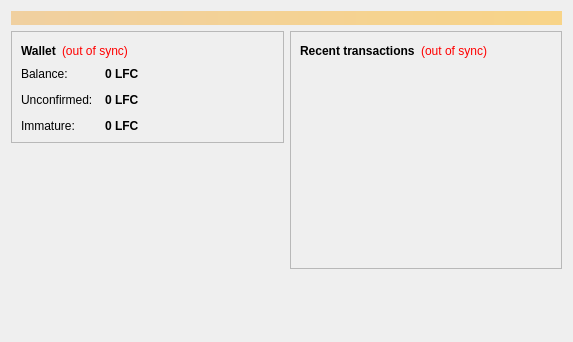
<?xml version="1.0" encoding="UTF-8"?>
<ui version="4.0">
 <class>OverviewPage</class>
 <widget class="QWidget" name="OverviewPage">
  <property name="geometry">
   <rect>
    <x>0</x>
    <y>0</y>
    <width>573</width>
    <height>342</height>
   </rect>
  </property>
  <property name="windowTitle">
   <string>Form</string>
  </property>
  <layout class="QVBoxLayout" name="topLayout">
   <item>
    <widget class="QLabel" name="labelAlerts">
     <property name="visible">
      <bool>false</bool>
     </property>
     <property name="styleSheet">
      <string notr="true">background-color: qlineargradient(x1: 0, y1: 0, x2: 1, y2: 0, stop:0 #F0D0A0, stop:1 #F8D488); color:#000000;</string>
     </property>
     <property name="wordWrap">
      <bool>true</bool>
     </property>
     <property name="margin">
      <number>3</number>
     </property>
    </widget>
   </item>
   <item>
    <layout class="QHBoxLayout" name="horizontalLayout" stretch="1,1">
     <item>
      <layout class="QVBoxLayout" name="verticalLayout_2">
       <item>
        <widget class="QFrame" name="frame">
         <property name="frameShape">
          <enum>QFrame::StyledPanel</enum>
         </property>
         <property name="frameShadow">
          <enum>QFrame::Raised</enum>
         </property>
         <layout class="QVBoxLayout" name="verticalLayout_4">
          <item>
           <layout class="QHBoxLayout" name="horizontalLayout_4">
            <item>
             <widget class="QLabel" name="label_5">
              <property name="font">
               <font>
                <weight>75</weight>
                <bold>true</bold>
               </font>
              </property>
              <property name="text">
               <string>Wallet</string>
              </property>
             </widget>
            </item>
            <item>
             <widget class="QLabel" name="labelWalletStatus">
              <property name="toolTip">
               <string>The displayed information may be out of date. Your wallet automatically synchronizes with the Lifefuturecoin network after a connection is established, but this process has not completed yet.</string>
              </property>
              <property name="styleSheet">
               <string notr="true">QLabel { color: red; }</string>
              </property>
              <property name="text">
               <string notr="true">(out of sync)</string>
              </property>
              <property name="alignment">
               <set>Qt::AlignLeading|Qt::AlignLeft|Qt::AlignVCenter</set>
              </property>
             </widget>
            </item>
            <item>
             <spacer name="horizontalSpacer_2">
              <property name="orientation">
               <enum>Qt::Horizontal</enum>
              </property>
              <property name="sizeHint" stdset="0">
               <size>
                <width>40</width>
                <height>20</height>
               </size>
              </property>
             </spacer>
            </item>
           </layout>
          </item>
          <item>
           <layout class="QFormLayout" name="formLayout_2">
            <property name="fieldGrowthPolicy">
             <enum>QFormLayout::AllNonFixedFieldsGrow</enum>
            </property>
            <property name="horizontalSpacing">
             <number>12</number>
            </property>
            <property name="verticalSpacing">
             <number>12</number>
            </property>
            <item row="0" column="0">
             <widget class="QLabel" name="label">
              <property name="text">
               <string>Balance:</string>
              </property>
             </widget>
            </item>
            <item row="0" column="1">
             <widget class="QLabel" name="labelBalance">
              <property name="font">
               <font>
                <weight>75</weight>
                <bold>true</bold>
               </font>
              </property>
              <property name="cursor">
               <cursorShape>IBeamCursor</cursorShape>
              </property>
              <property name="toolTip">
               <string>Your current balance</string>
              </property>
              <property name="text">
               <string notr="true">0 LFC</string>
              </property>
              <property name="textInteractionFlags">
               <set>Qt::LinksAccessibleByMouse|Qt::TextSelectableByKeyboard|Qt::TextSelectableByMouse</set>
              </property>
             </widget>
            </item>
            <item row="1" column="0">
             <widget class="QLabel" name="label_3">
              <property name="text">
               <string>Unconfirmed:</string>
              </property>
             </widget>
            </item>
            <item row="1" column="1">
             <widget class="QLabel" name="labelUnconfirmed">
              <property name="font">
               <font>
                <weight>75</weight>
                <bold>true</bold>
               </font>
              </property>
              <property name="cursor">
               <cursorShape>IBeamCursor</cursorShape>
              </property>
              <property name="toolTip">
               <string>Total of transactions that have yet to be confirmed, and do not yet count toward the current balance</string>
              </property>
              <property name="text">
               <string notr="true">0 LFC</string>
              </property>
              <property name="textInteractionFlags">
               <set>Qt::LinksAccessibleByMouse|Qt::TextSelectableByKeyboard|Qt::TextSelectableByMouse</set>
              </property>
             </widget>
            </item>
            <item row="2" column="0">
             <widget class="QLabel" name="labelImmatureText">
              <property name="text">
               <string>Immature:</string>
              </property>
             </widget>
            </item>
            <item row="2" column="1">
             <widget class="QLabel" name="labelImmature">
              <property name="font">
               <font>
                <weight>75</weight>
                <bold>true</bold>
               </font>
              </property>
              <property name="toolTip">
               <string>Mined balance that has not yet matured</string>
              </property>
              <property name="text">
               <string notr="true">0 LFC</string>
              </property>
              <property name="textInteractionFlags">
               <set>Qt::LinksAccessibleByMouse|Qt::TextSelectableByKeyboard|Qt::TextSelectableByMouse</set>
              </property>
             </widget>
            </item>
           </layout>
          </item>
         </layout>
        </widget>
       </item>
       <item>
        <spacer name="verticalSpacer">
         <property name="orientation">
          <enum>Qt::Vertical</enum>
         </property>
         <property name="sizeHint" stdset="0">
          <size>
           <width>20</width>
           <height>40</height>
          </size>
         </property>
        </spacer>
       </item>
      </layout>
     </item>
     <item>
      <layout class="QVBoxLayout" name="verticalLayout_3">
       <item>
        <widget class="QFrame" name="frame_2">
         <property name="frameShape">
          <enum>QFrame::StyledPanel</enum>
         </property>
         <property name="frameShadow">
          <enum>QFrame::Raised</enum>
         </property>
         <layout class="QVBoxLayout" name="verticalLayout">
          <item>
           <layout class="QHBoxLayout" name="horizontalLayout_2">
            <item>
             <widget class="QLabel" name="label_4">
              <property name="text">
               <string>&lt;b&gt;Recent transactions&lt;/b&gt;</string>
              </property>
             </widget>
            </item>
            <item>
             <widget class="QLabel" name="labelTransactionsStatus">
              <property name="toolTip">
               <string>The displayed information may be out of date. Your wallet automatically synchronizes with the Lifefuturecoin network after a connection is established, but this process has not completed yet.</string>
              </property>
              <property name="styleSheet">
               <string notr="true">QLabel { color: red; }</string>
              </property>
              <property name="text">
               <string notr="true">(out of sync)</string>
              </property>
              <property name="alignment">
               <set>Qt::AlignRight|Qt::AlignTrailing|Qt::AlignVCenter</set>
              </property>
             </widget>
            </item>
            <item>
             <spacer name="horizontalSpacer">
              <property name="orientation">
               <enum>Qt::Horizontal</enum>
              </property>
              <property name="sizeHint" stdset="0">
               <size>
                <width>40</width>
                <height>20</height>
               </size>
              </property>
             </spacer>
            </item>
           </layout>
          </item>
          <item>
           <widget class="QListView" name="listTransactions">
            <property name="styleSheet">
             <string notr="true">QListView { background: transparent; }</string>
            </property>
            <property name="frameShape">
             <enum>QFrame::NoFrame</enum>
            </property>
            <property name="verticalScrollBarPolicy">
             <enum>Qt::ScrollBarAlwaysOff</enum>
            </property>
            <property name="horizontalScrollBarPolicy">
             <enum>Qt::ScrollBarAlwaysOff</enum>
            </property>
            <property name="selectionMode">
             <enum>QAbstractItemView::NoSelection</enum>
            </property>
           </widget>
          </item>
         </layout>
        </widget>
       </item>
       <item>
        <spacer name="verticalSpacer_2">
         <property name="orientation">
          <enum>Qt::Vertical</enum>
         </property>
         <property name="sizeHint" stdset="0">
          <size>
           <width>20</width>
           <height>40</height>
          </size>
         </property>
        </spacer>
       </item>
      </layout>
     </item>
    </layout>
   </item>
  </layout>
 </widget>
 <resources/>
 <connections/>
</ui>
